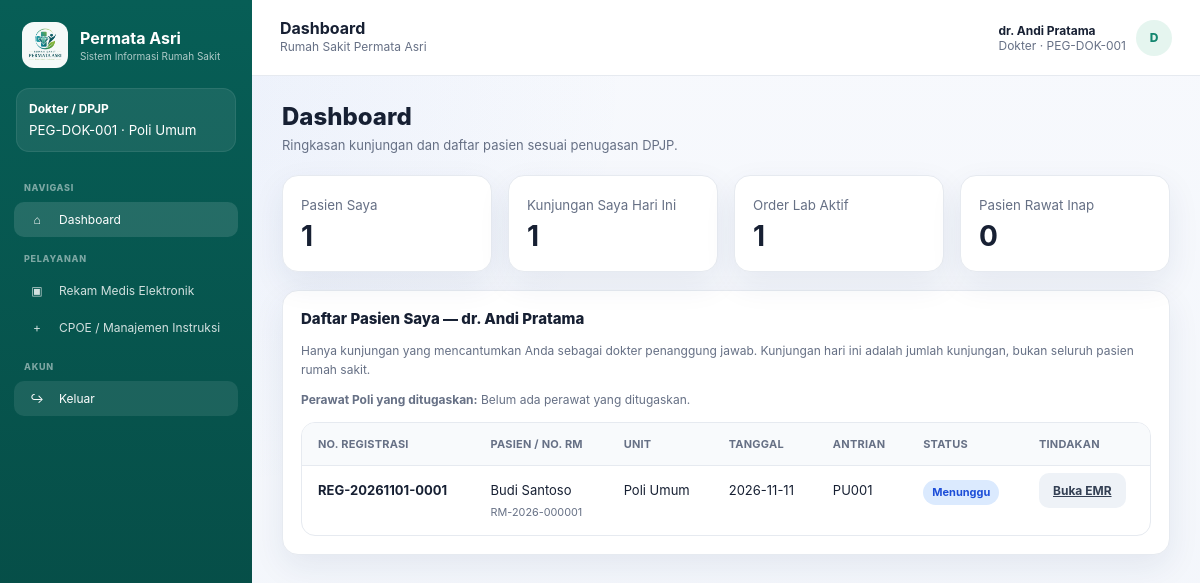
The app's page /dashboard.php (signed in) with its own data.
### tables this page shows
CREATE TABLE users (
    id INT AUTO_INCREMENT PRIMARY KEY,
    employee_id INT NOT NULL UNIQUE,
    username VARCHAR(60) NOT NULL UNIQUE,
    password_hash VARCHAR(255) NOT NULL,
    is_active TINYINT(1) NOT NULL DEFAULT 1,
    created_at DATETIME NOT NULL DEFAULT CURRENT_TIMESTAMP,
    CONSTRAINT fk_user_employee FOREIGN KEY (employee_id) REFERENCES employees(id)
);

CREATE TABLE roles (
    id INT AUTO_INCREMENT PRIMARY KEY,
    code VARCHAR(50) NOT NULL UNIQUE,
    name VARCHAR(100) NOT NULL
);

CREATE TABLE employees (
    id INT AUTO_INCREMENT PRIMARY KEY,
    employee_code VARCHAR(30) NOT NULL UNIQUE,
    full_name VARCHAR(150) NOT NULL,
    profession VARCHAR(100) NOT NULL,
    role_id INT NOT NULL,
    unit_id INT NULL,
    is_active TINYINT(1) NOT NULL DEFAULT 1,
    CONSTRAINT fk_employee_role FOREIGN KEY (role_id) REFERENCES roles(id),
    CONSTRAINT fk_employee_unit FOREIGN KEY (unit_id) REFERENCES units(id)
);

CREATE TABLE units (
    id INT AUTO_INCREMENT PRIMARY KEY,
    code VARCHAR(30) NOT NULL UNIQUE,
    name VARCHAR(100) NOT NULL,
    unit_type VARCHAR(30) NOT NULL
);

CREATE TABLE menus (
    id INT AUTO_INCREMENT PRIMARY KEY,
    label VARCHAR(100) NOT NULL,
    icon VARCHAR(10) NOT NULL,
    section_name VARCHAR(50) NOT NULL,
    page_file VARCHAR(100) NOT NULL,
    permission_code VARCHAR(80) NOT NULL,
    sort_order INT NOT NULL DEFAULT 0,
    is_active TINYINT(1) NOT NULL DEFAULT 1
);

CREATE TABLE registrations (
    id INT AUTO_INCREMENT PRIMARY KEY,
    registration_no VARCHAR(40) NULL UNIQUE,
    patient_id INT NOT NULL,
    unit_id INT NOT NULL,
    doctor_employee_id INT NULL,
    schedule_id INT NULL,
    visit_date DATE NOT NULL,
    complaint TEXT NULL,
    payer VARCHAR(40) NOT NULL DEFAULT 'Umum',
    status VARCHAR(40) NOT NULL DEFAULT 'Menunggu',
    queue_no VARCHAR(20) NULL,
    created_by INT NOT NULL,
    created_at DATETIME NOT NULL DEFAULT CURRENT_TIMESTAMP,
    CONSTRAINT fk_reg_patient FOREIGN KEY (patient_id) REFERENCES patients(id),
    CONSTRAINT fk_reg_unit FOREIGN KEY (unit_id) REFERENCES units(id),
    CONSTRAINT fk_reg_doctor FOREIGN KEY (doctor_employee_id) REFERENCES employees(id),
    CONSTRAINT fk_reg_schedule FOREIGN KEY (schedule_id) REFERENCES doctor_schedules(id),
    CONSTRAINT fk_reg_creator FOREIGN KEY (created_by) REFERENCES users(id)
);

CREATE TABLE patients (
    id INT AUTO_INCREMENT PRIMARY KEY,
    medical_record_no VARCHAR(30) NULL UNIQUE,
    nik VARCHAR(16) NOT NULL UNIQUE,
    full_name VARCHAR(150) NOT NULL,
    birth_date DATE NOT NULL,
    gender ENUM('L','P') NOT NULL,
    address TEXT NULL,
    phone VARCHAR(30) NULL,
    email VARCHAR(120) NULL,
    payer VARCHAR(40) NOT NULL DEFAULT 'Umum',
    created_at DATETIME NOT NULL DEFAULT CURRENT_TIMESTAMP
);

### config/database.php (called while the page is built, shortened)
<?php
function db_setting(string $name, string $default): string { $value=getenv($name); return $value===false ? $default : $value; }
function db(): PDO
{
    static $pdo = null;
    if ($pdo instanceof PDO) {
        return $pdo;
    }
    $dsn = 'mysql:host=' . db_setting('SIMRS_DB_HOST','127.0.0.1') . ';port=' . db_setting('SIMRS_DB_PORT','8889') . ';dbname=' . db_setting('SIMRS_DB_NAME','simrs_permata_asri') . ';charset=utf8mb4';
    $pdo = new PDO($dsn, db_setting('SIMRS_DB_USER','root'), db_setting('SIMRS_DB_PASS','root'), [
        PDO::ATTR_ERRMODE => PDO::ERRMODE_EXCEPTION,
        PDO::ATTR_DEFAULT_FETCH_MODE => PDO::FETCH_ASSOC,
        PDO::ATTR_EMULATE_PREPARES => false,
    ]);
    return $pdo;
}

### includes/functions.php (called while the page is built, shortened)
<?php
require_once __DIR__ . '/../config/database.php';
function e(?string $value): string
{
    return htmlspecialchars($value ?? '', ENT_QUOTES, 'UTF-8');
}
function status_badge_class(?string $status): string
{
    $value = strtolower(trim($status ?? ''));
    if (in_array($value, ['menunggu','ordered','pending','menunggu verifikasi','waiting','queued'], true)) {
        return 'badge-blue';
    }
    return 'badge-blue';
}
function current_user(): ?array
{
    $stmt = db()->prepare(
        'SELECT u.id AS user_id, u.username, e.id AS employee_id, e.employee_code,
                e.full_name, e.profession, r.id AS role_id, r.code AS role_code,
                r.name AS role_name, un.name AS unit_name, e.unit_id
         FROM users u
         JOIN employees e ON e.id = u.employee_id
         JOIN roles r ON r.id = e.role_id
         LEFT JOIN units un ON un.id = e.unit_id
         WHERE u.id = ? AND u.is_active = 1
         LIMIT 1'
    );
    $stmt->execute([$_SESSION['user_id']]);
    $user = $stmt->fetch();
    return $user ?: null;
}
function require_login(): array
{
    $user = current_user();
    return $user;
}
function sidebar_menus(int $roleId): array
{
    $stmt = db()->prepare(
        'SELECT DISTINCT m.id, m.label, m.icon, m.section_name, m.page_file, m.sort_order
         FROM menus m
         JOIN permissions p ON p.code = m.permission_code
         JOIN role_permissions rp ON rp.permission_id = p.id
         WHERE rp.role_id = ? AND m.is_active = 1
         ORDER BY m.sort_order, m.id'
    );
    $stmt->execute([$roleId]);
    $result=$stmt->fetchAll();
    $user=current_user();
    return array_values(array_filter($result, static function($m) use ($user) {
        $restricted=['user_registration.php','employees.php','role_management.php','reporting.php'];
        if (in_array($m['page_file'],$restricted,true) && !is_admin($user)) return false;
        if ($m['page_file']==='inpatient.php' && in_array(($user['role_code']??''),['dokter','perawat'],true)) {
            $q=db()->prepare('SELECT unit_type FROM units WHERE id=?'); $q->execute([(int)($user['unit_id']??0)]);
            if ($q->fetchColumn()!=='RAWAT_INAP') return false;
        }
        return true;
    }));
}
function is_admin(array $user): bool { return $user['role_code'] === 'admin_simrs'; }
function is_doctor(array $user): bool { return in_array($user['role_code'], ['dokter','dokter_umum','dokter_igd'], true); }
function patient_scope(array $user, string $mode = 'active'): array {
    $employee = (int)$user['employee_id'];
    if (is_doctor($user)) {
        return ['r.doctor_employee_id=? AND r.unit_id=?', [$employee,(int)$user['unit_id']]];
    }
    return ['1=0', []];
}

### dashboard.php (the view, shortened to what this page needs)
<?php
require_once __DIR__ . '/includes/functions.php';
$user = require_login();
$pageTitle = 'Dashboard';
[$filter,$params]=patient_scope($user,'active');
$makeCount=static function(string $sql,array $params): int { $stmt=db()->prepare($sql);$stmt->execute($params);return (int)$stmt->fetchColumn(); };
$stats = [
 'patients'=>$makeCount("SELECT COUNT(DISTINCT r.patient_id) FROM registrations r WHERE ($filter)",$params),
 'today'=>$makeCount("SELECT COUNT(*) FROM registrations r WHERE r.visit_date=CURDATE() AND ($filter)",$params),
 'lab_pending'=>$makeCount("SELECT COUNT(*) FROM lab_orders l JOIN orders o ON o.id=l.order_id JOIN registrations r ON r.id=o.registration_id WHERE l.status IN ('Menunggu','In Process') AND ($filter)",$params),
 'inpatient'=>$makeCount("SELECT COUNT(*) FROM inpatient_admissions ia JOIN registrations r ON r.id=ia.registration_id WHERE ia.status='Dirawat' AND ($filter)",$params),
];
$doctorPatients = [];
if (is_doctor($user)) {
    $stmt=db()->prepare("SELECT r.id, r.registration_no, r.visit_date, r.status,
        p.medical_record_no, p.full_name AS patient_name, un.name AS unit_name,
        r.queue_no, r.complaint
        FROM registrations r JOIN patients p ON p.id=r.patient_id
        JOIN units un ON un.id=r.unit_id
        WHERE ($filter)
        ORDER BY (r.visit_date=CURDATE()) DESC, r.visit_date DESC, r.id DESC LIMIT 100");
    $stmt->execute($params);
    $doctorPatients=$stmt->fetchAll();
}
$assignedNurses=[];
if (is_doctor($user)) {
    $q=db()->prepare("SELECT e.full_name,e.employee_code FROM nurse_doctor_assignments nda JOIN employees e ON e.id=nda.nurse_employee_id WHERE nda.doctor_employee_id=? AND e.is_active=1 ORDER BY e.full_name");
    $q->execute([(int)$user['employee_id']]);$assignedNurses=$q->fetchAll();
}
require __DIR__ . '/includes/header.php';
?>
<h1 class="page-title">Dashboard</h1>
<p class="page-subtitle"><?= is_doctor($user) ? 'Ringkasan kunjungan dan daftar pasien sesuai penugasan DPJP.' : 'Ringkasan operasional SIMRS berdasarkan data yang tersimpan di MariaDB.' ?></p>
<div class="grid grid-4">
  <div class="card stat"><small><?= is_doctor($user) ? 'Pasien Saya' : 'Total Pasien' ?></small><b><?= $stats['patients'] ?></b></div>
  <div class="card stat"><small><?= is_doctor($user) ? 'Kunjungan Saya Hari Ini' : 'Kunjungan Hari Ini' ?></small><b><?= $stats['today'] ?></b></div>
  <div class="card stat"><small>Order Lab Aktif</small><b><?= $stats['lab_pending'] ?></b></div>
  <div class="card stat"><small>Pasien Rawat Inap</small><b><?= $stats['inpatient'] ?></b></div>
</div>
<?php if (is_doctor($user)): ?>
<div class="card" style="margin-top:18px">
  <h2 class="section-title">Daftar Pasien Saya — <?=e($user['full_name'])?></h2>
  <p class="note">Hanya kunjungan yang mencantumkan Anda sebagai dokter penanggung jawab. Kunjungan hari ini adalah jumlah kunjungan, bukan seluruh pasien rumah sakit.</p>
  <p class="note"><b>Perawat Poli yang ditugaskan:</b> <?php if($assignedNurses): ?><?=e(implode(', ',array_map(static fn($n)=>$n['full_name'].' ('.$n['employee_code'].')',$assignedNurses)))?><?php else: ?>Belum ada perawat yang ditugaskan.<?php endif; ?></p>
  <div class="table-wrap" style="margin-top:12px"><table>
    <thead><tr><th>No. Registrasi</th><th>Pasien / No. RM</th><th>Unit</th><th>Tanggal</th><th>Antrian</th><th>Status</th><th>Tindakan</th></tr></thead>
    <tbody>
    <?php foreach ($doctorPatients as $patient): ?>
      <tr>
        <td><b><?=e($patient['registration_no'])?></b></td>
        <td><?=e($patient['patient_name'])?><br><small><?=e($patient['medical_record_no'])?></small></td>
        <td><?=e($patient['unit_name'])?></td><td><?=e($patient['visit_date'])?></td>
        <td><?=e($patient['queue_no'] ?: '-')?></td>
        <td><span class="badge <?=status_badge_class($patient['status'])?>"><?=e($patient['status'])?></span></td>
        <td><a class="btn btn-secondary" href="emr.php">Buka EMR</a></td>
      </tr>
    <?php endforeach; ?>
    </tbody></table></div>
</div>
<?php endif; ?>
<?php require __DIR__ . '/includes/footer.php'; ?>

### includes/header.php (shortened to what this page needs)
<?php
$pageTitle = $pageTitle ?? 'SIMRS';
$activeFile = basename($_SERVER['PHP_SELF']);
$menus = sidebar_menus((int) $user['role_id']);
$initials = strtoupper(substr($user['full_name'], 0, 1));
?>
<!DOCTYPE html>
<html lang="id">
<head>
  <link rel="stylesheet" href="assets/css/app.css">
</head>
<body>
  <aside class="sidebar">
    <div class="sidebar-brand">
      <div class="brand-mark"><img src="assets/images/permata-asri-logo.png" alt="Logo Rumah Sakit Permata Asri"></div>
      <div>
        <strong>Permata Asri</strong>
        <small>Sistem Informasi Rumah Sakit</small>
      </div>
    </div>
    <div class="role-card">
      <b><?= e($user['role_name']) ?></b>
      <small><?= e($user['employee_code']) ?> · <?= e($user['unit_name'] ?? '-') ?></small>
    </div>
    <?php $section = null; ?>
    <?php foreach ($menus as $menu): ?>
      <?php if ($section !== $menu['section_name']): $section = $menu['section_name']; ?>
        <div class="sidebar-menu-title"><?= e($section) ?></div>
      <?php endif; ?>
      <a class="sidebar-link <?= $activeFile === $menu['page_file'] ? 'active' : '' ?>" href="<?= e($menu['page_file']) ?>">
        <span class="ico"><?= e($menu['icon']) ?></span>
        <span><?= e($menu['label']) ?></span>
      </a>
    <?php endforeach; ?>
    <div class="sidebar-menu-title">AKUN</div>
    <a href="#" class="sidebar-link logout-link" data-open-logout>
      <span class="ico">↪</span><span>Keluar</span>
    </a>
  </aside>
  <div class="content-shell">
    <header class="topbar">
      <div>
        <strong><?= e($pageTitle) ?></strong>
        <div class="note">Rumah Sakit Permata Asri</div>
      </div>
      <div class="user-chip">
        <div>
          <strong><?= e($user['full_name']) ?></strong>
          <span><?= e($user['profession']) ?> · <?= e($user['employee_code']) ?></span>
        </div>
        <div class="avatar"><?= e($initials) ?></div>
      </div>
    </header>
    <main class="page-wrap">

### records on screen
users: roles.name "Dokter / DPJP", employee.employee_code "PEG-DOK-001", units.name "Poli Umum", employee.full_name "dr. Andi Pratama", employee.profession "Dokter", employee.full_name "D"
menus: section_name "NAVIGASI", icon "⌂", label "Dashboard"
menus: section_name "PELAYANAN", icon "▣", label "Rekam Medis Elektronik"
menus: icon "+", label "CPOE / Manajemen Instruksi"
registrations: registration_no "REG-20261101-0001", patient.full_name "Budi Santoso", patient.medical_record_no "RM-2026-000001", unit.name "Poli Umum", visit_date "2026-11-11", queue_no "PU001", status "Menunggu"

### other values on screen
$pageTitle "Dashboard"
$stats['patients'] "1"
$stats['today'] "1"
$stats['lab_pending'] "1"
$stats['inpatient'] "0"
